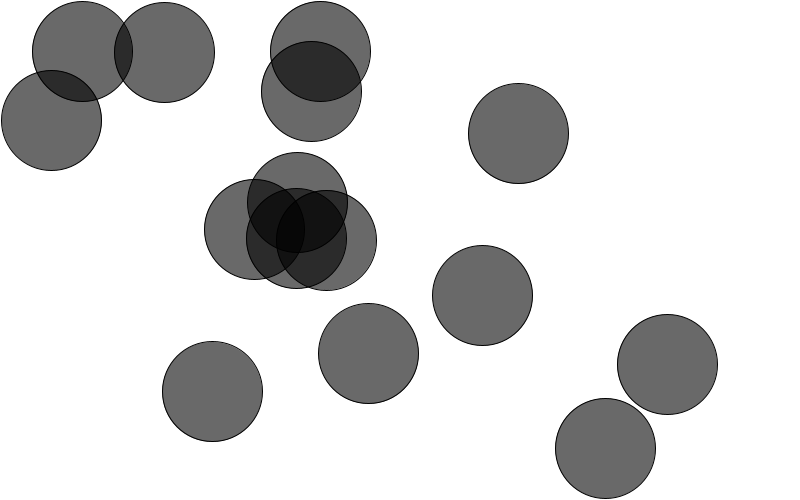
Frame 1 (no input)
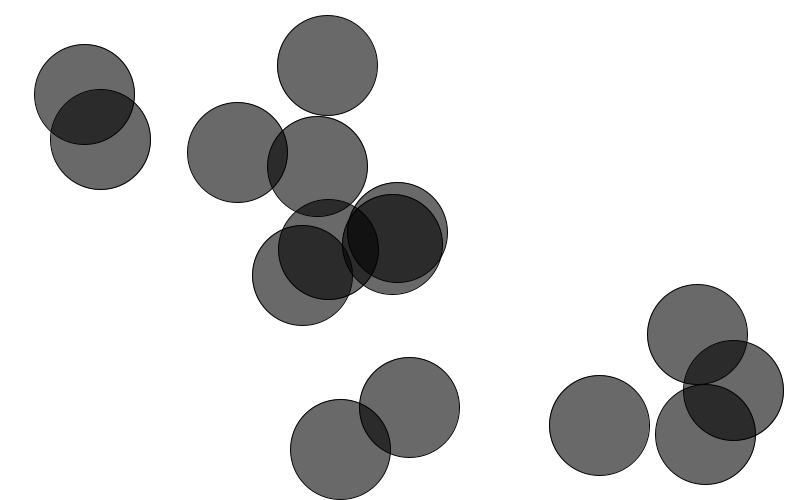
Frame 60 (the mouse pressed at the canvas centre just before this capture)
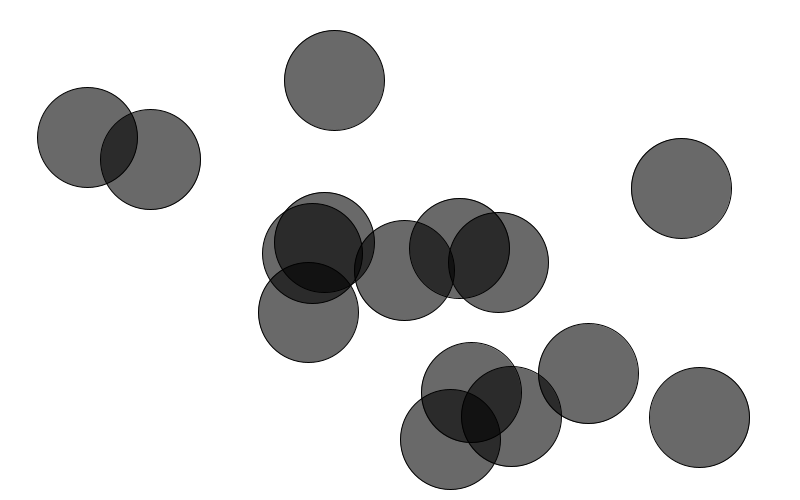
Frame 120 (the mouse held since frame 60 and released just before this capture)

The Processing sketch that drew these frames (run headless with seeded random() and noise(); from frame 60 on, the mouse is pressed at the canvas centre):

// Processing sketch: random_flying_balls
// ── random_flying_balls.pde
int numberOfBalls = 15;
Ball[] balls = new Ball[numberOfBalls];

void setup() {
  size(800, 500);
 
  for (int i = 0; i < numberOfBalls; i++) {
    balls[i] = new Ball((int(random(width))), (int(random(height))), 1 + random(5), balls);
  }
}

void draw() {
  //frameRate(10);
  background(255);
  
  int opacity = 150;
  fill(0, 0, 0, opacity);
  
  for (int i = 0; i < balls.length; i++) {
    balls[i].move();
    balls[i].draw();       
  }
}
// ── Ball.pde
class Ball {

  float speed;
  float x, y;
  float directionX, directionY;
  int rad = 50;
  Ball[] otherBalls;

  Ball(float x, float y, float speed, Ball[] otherBalls) {
    
    if (x + rad >= width || x - rad <= 0) {
      this.x = rad + 1;
    } else {
      this.x = x;
    }
     
    if (y + rad >= height || y - rad <= 0) {
      this.y = rad + 1;
    } else {
      this.y = y;
    }
    
    this.speed = speed;
    this.otherBalls = otherBalls;
    
    directionX = random(1);
    directionY = random(1);
  }
  
  void move() {
    this.x = this.x + (speed * directionX);
    this.y = this.y + (speed * directionY);

    if (this.x + rad > width || this.x < rad) {
      directionX *= -1;
    }
    if (this.y + rad > height || this.y < rad) {
      directionY *= -1;
    }
    
  }
  
  void draw() {
    ellipse(x, y, rad * 2, rad * 2);
  }
}
